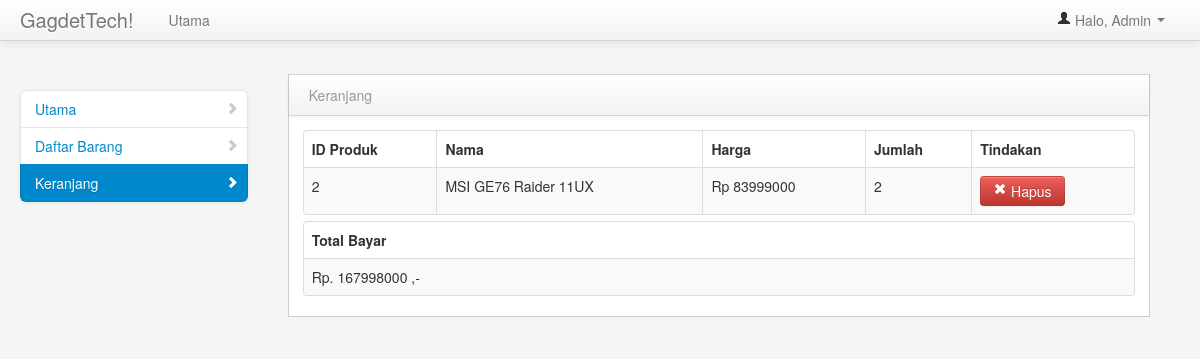
The app's page /uas/cart.php (signed in) with its own data.
### tables this page shows
CREATE TABLE `cart` (
  `id_cart` int(3) NOT NULL,
  `nama_produk` varchar(50) NOT NULL,
  `harga_produk` int(20) NOT NULL,
  `qty` int(3) NOT NULL,
  `total_harga` int(20) NOT NULL,
  `id_produk` int(3) NOT NULL
);

### uas/get_datacart.php (called while the page is built)
<?php
    include "koneksi_db.php";
    $proses_cart = mysqli_query($koneksi, "SELECT * FROM cart") or die (mysqli_error($koneksi));
?>

### uas/cart.php (the view, shortened to what this page needs)
<?php
    include "get_datacart.php";
?>
<!DOCTYPE html>
<html lang="en" class="no-js">
<head>
    <link href="/pemograman_web/lib/bootstrap/css/bootstrap.min.css" rel="stylesheet" media="screen">
    <link href="/pemograman_web/lib/bootstrap/css/bootstrap-responsive.min.css" rel="stylesheet" media="screen">
    <link href="/pemograman_web/lib/assets/styles.css" rel="stylesheet" media="screen">
    <link href="/pemograman_web/lib/assets/DT_bootstrap.css" rel="stylesheet" media="screen">
</head>
<body>
<div class="navbar navbar-fixed-top">
        <div class="navbar-inner">
            <div class="container-fluid">
                <a class="brand" href="index.php">GagdetTech!</a>
                <div class="nav-collapse collapse">
                    <ul class="nav pull-right">
                        <li class="dropdown">
                            <a href="#" role="button" class="dropdown-toggle" data-toggle="dropdown"> <i class="icon-user">
                                </i> Halo, <?= $_SESSION['username']?> <i class="caret"></i>
                            </a>
                        </li>
                    </ul>
                    <ul class="nav">
                        <li>
                            <a href="index.php">Utama</a>
                        </li>
                    </ul>
                </div>
            </div>
        </div>
    </div>
    <div class="container-fluid">
        <div class="row-fluid">
            <div class="span3" id="sidebar">
                <ul class="nav nav-list bs-docs-sidenav nav-collapse collapse">
                    <li>
                        <a href="index.php"><i class="icon-chevron-right"></i> Utama</a>
                    </li>
                    <li>
                        <a href="daftar_barang.php"><i class="icon-chevron-right"></i> Daftar Barang</a>
                    </li>
                    <li class="active">
                        <a href="cart.php"><span class="icon-chevron-right"></span> Keranjang</a>
                    </li>
                </ul>
            </div>
            <div class="span9" id="content">
                <div class="row-fluid">
                    <div class="block">
                        <div class="navbar navbar-inner block-header">
                            <div class="muted pull-left">Keranjang</div>
                        </div>
                        <div class="block-content collapse in">
                            <div class="span12">
                                <table cellpadding="0" cellspacing="0" border="0" class="table table-striped table-bordered" id="example2">
                                    <thead>
                                        <tr>
                                            <th>ID Produk</th>
                                            <th>Nama</th>
                                            <th>Harga</th>
                                            <th>Jumlah</th>
                                            <th>Tindakan</th>
                                        </tr>
                                    </thead>
                                    <?php while($datacart = mysqli_fetch_assoc($proses_cart)){ ?>
                                    <tbody>
                                        <tr class="odd gradeX">
                                            <td><?php echo $datacart['id_cart']; ?></td>
                                            <td><?php echo $datacart['nama_produk']; ?></td>
                                            <td>Rp <?php echo $datacart['harga_produk']; ?></td>
                                            <td><?php echo $datacart['qty']; ?></td>
                                            <td>
                                                <a href="del_datacart.php?id_cart=<?php echo $datacart['id_cart']; ?>">
                                                    <button class="btn btn-danger"><i class="icon-remove icon-white"></i> Hapus</button>
                                                </a>
                                            </td>
                                        </tr>
                                    </tbody>
                                </table>
                                <table cellpadding="0" cellspacing="0" border="0" class="table table-striped table-bordered" id="example2">
                                    <thead>
                                        <tr>
                                            <th>Total Bayar</th>
                                        </tr>
                                    </thead>
                                    <tbody>
                                        <tr class="odd gradeX">
                                            <td>Rp. <?php echo $datacart['total_harga']; ?> ,-</td>
                                        </tr>
                                    <?php } ?>
                                    </tbody>
                                </table>
                            </div>
                        </div>
                    </div>
                </div>
            </div>
        </div>
    </div>
</body>
</html>

### records on screen
cart: id_cart "2", nama_produk "MSI GE76 Raider 11UX", harga_produk "83999000", qty "2", total_harga "167998000"

### other values on screen
$_SESSION['username'] "Admin"
